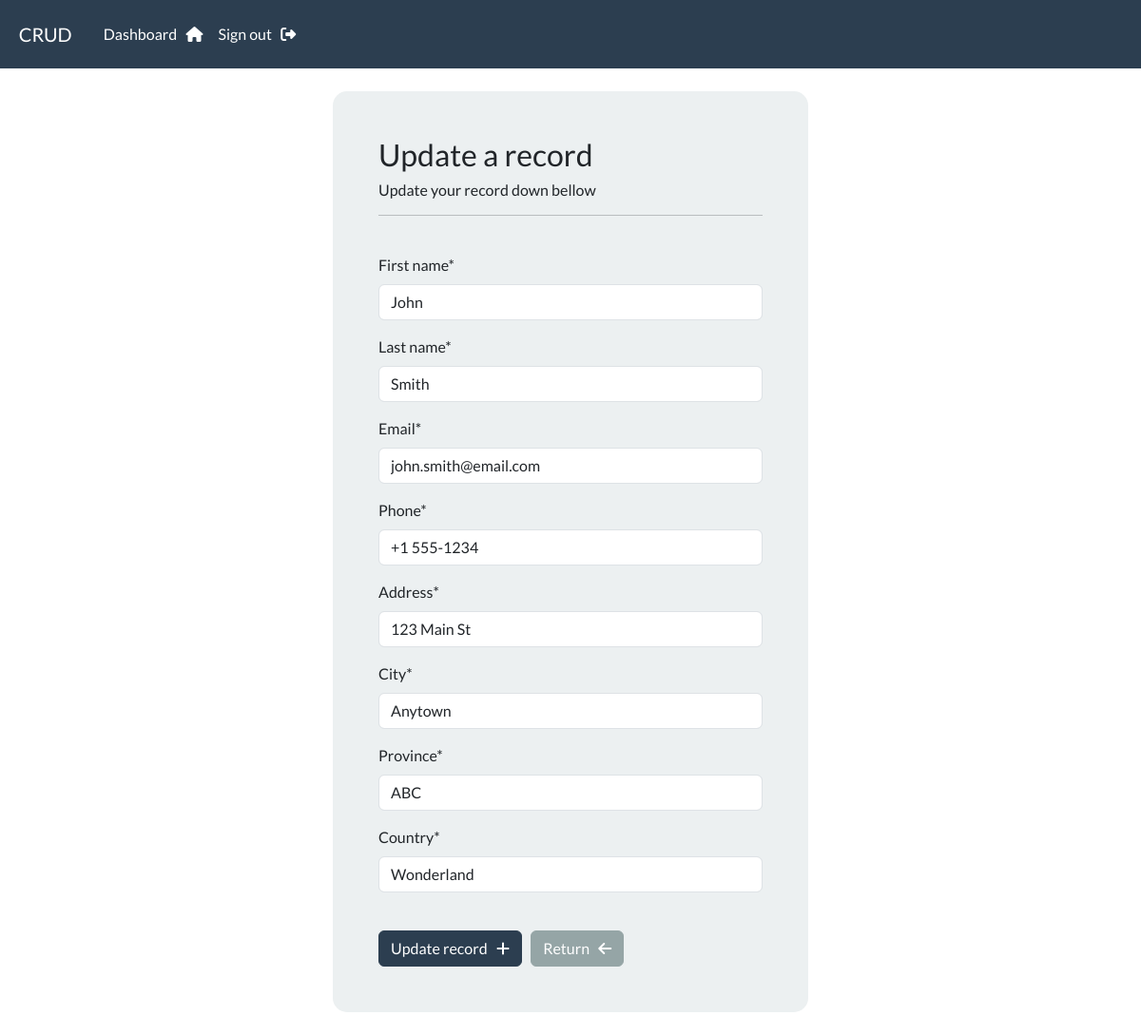
The page /update-record/3 (signed in) on the database its author committed.
### webapp/models.py (models this page shows, shortened)
class Record(models.Model):
    creation_date = models.DateTimeField(auto_now_add=True)
    first_name = models.CharField(max_length=100)
    last_name = models.CharField(max_length=100)
    email = models.CharField(max_length=250)
    phone = models.CharField(max_length=20)
    address = models.CharField(max_length=300)
    city = models.CharField(max_length=250)
    province = models.CharField(max_length=220)
    country = models.CharField(max_length=125)

### webapp/views.py (the view)
# urls.py: path('update-record/<int:pk>',views.update_record, name="update-record"),
@login_required(login_url="my-login")
def update_record(request, pk):
    record = Record.objects.get(id=pk)
    form = UpdateRecordForm(instance=record)
    if request.method == "POST":
        form = UpdateRecordForm(request.POST, instance=record)
        if form.is_valid():
            form.save()
            messages.success(request, "Your record was updated!")
            return redirect("dashboard")
    context = {'form':form}
    return render(request, 'webapp/update-record.html', context=context)

### webapp/forms.py
class UpdateRecordForm(forms.ModelForm):
    class Meta:
        model = Record
        fields = ['first_name','last_name','email','phone','address','city','province','country']

### webapp/templates/webapp/update-record.html (shortened to what this page needs)
{% extends "webapp/base.html" %}
{% load crispy_forms_tags %}
{% block content %}
<body>
    <div class="container bg-light shadow-md p-5 form-layout">
        <h3>Update a record</h3>
        <h6> Update your record down bellow</h6>
        <hr>
        <br>
        <form method="POST" autocomplete="off" action="">
            {{form|crispy}}
            <br>
            <button type="submit" class="btn btn-primary">Update record &nbsp; <i class="fa-solid fa-plus"></i></button> &nbsp;
            <a href="{%url 'dashboard'%}" class="btn btn-secondary">Return &nbsp; <i class="fa-solid fa-arrow-left"></i></a>
        </form>
    </div>
    <br>
</body>
{% endblock content %}

### static/css/style.css (style rules this page uses)
.form-layout { border-radius: 15px; width: 500px; }

### rows shown on the page
Record: first_name "John", last_name "Smith", email "john.smith@email.com", phone "+1 555-1234", address "123 Main St", city "Anytown", province "ABC", country "Wonderland"
